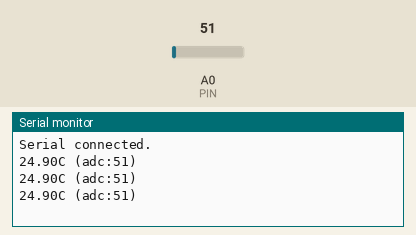
Bench run of a sketch on a simulated Arduino Uno, built with avr-gcc and run on an emulated ATmega328P. Parts: the last lines printed to the serial monitor. Inputs (shaded band) come from the test bench; at power-on: A0 (PIN) = 51.

Above: at 1.3 s.
1.4 s: A0 (PIN) set to 61
At 1.9 s:
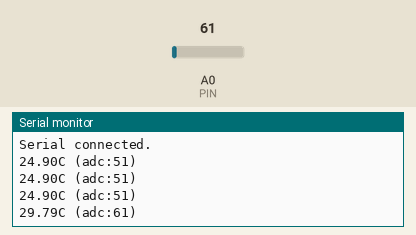
2.9 s: A0 (PIN) set to 71
At 3.4 s:
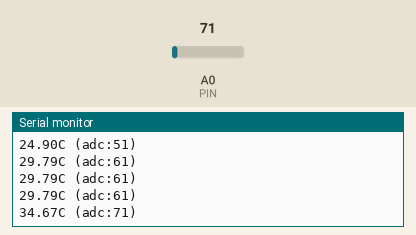
Timing chart, 0 to 5.9 s (numbered marks = the images above; inputs shaded):
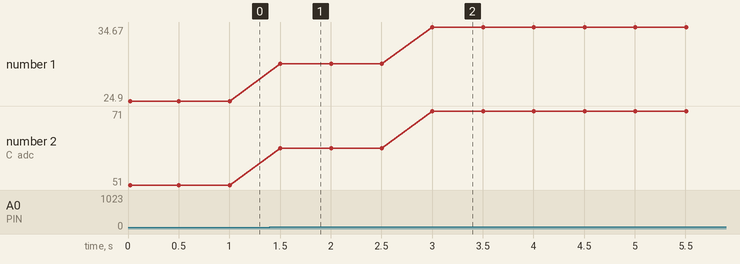

The sketch:

____4-1________.ino
```cpp
/*
  Author: 202115064 김동주 <hepheir@gmail.com>
*/

#include <string.h>

#define PIN A0
#define SERIAL_OUTPUT_LEN 32

int reading;
float celcius;
char serialOutput[SERIAL_OUTPUT_LEN];

void setup() {
  Serial.begin(9600);
  Serial.println("Serial connected.");
}

void loop() {
  reading = analogRead(PIN);

  // LM35's calculation formula
  celcius = (5.0 * reading * 100.0) / 1024.0;

  sprintf(serialOutput, "%sC (adc:%d)\n", String(celcius).c_str(), reading);
  Serial.print(serialOutput);
  delay(500);
}
```

Measured:
- after the input at 1.4 s, the serial monitor: prints a new line after 0.10 s (image 1)
- after the input at 2.9 s, the serial monitor: prints a new line after 0.10 s (image 2)
- plotted number 1: 24.9 → 29.79 after the input at 1.4 s, 29.79 → 34.67 after the input at 2.9 s
- plotted number 2: 51 → 61 after the input at 1.4 s, 61 → 71 after the input at 2.9 s
